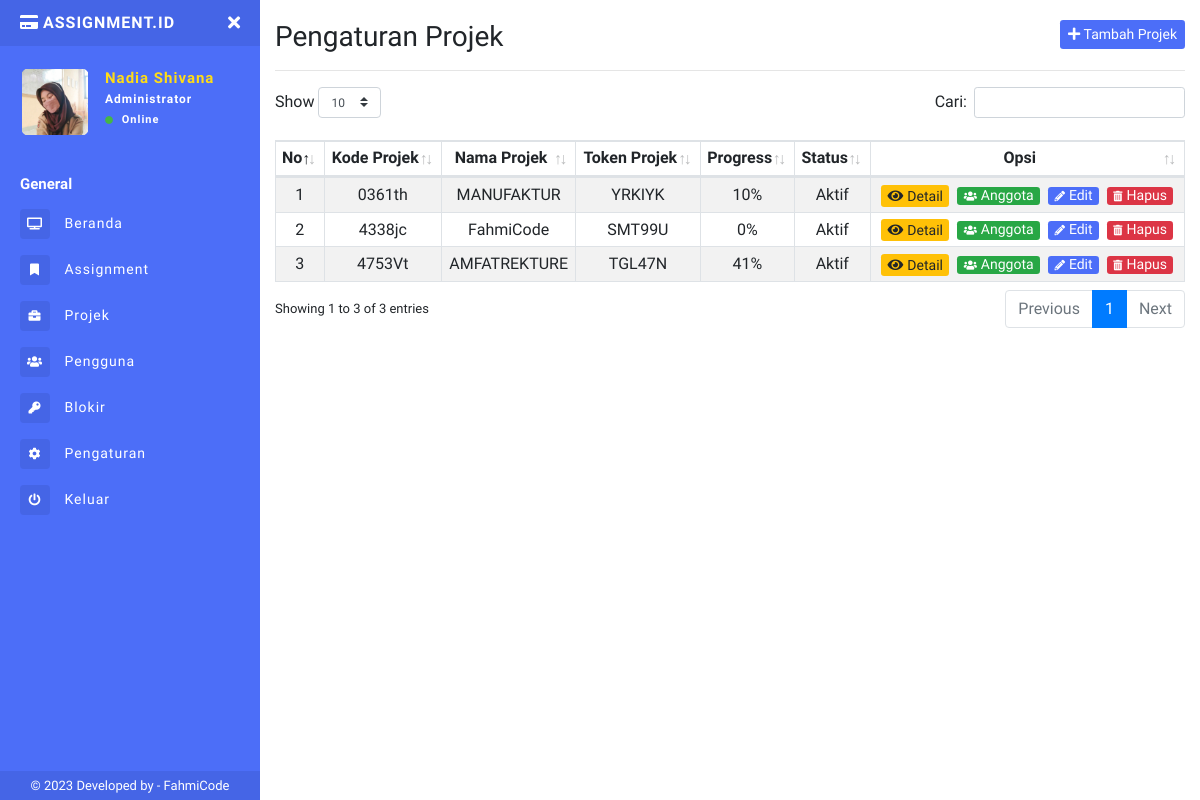
The app's page /app/projek.php (signed in) with its own data.
### tables this page shows
CREATE TABLE `tb_pengguna` (
  `id` int(11) NOT NULL,
  `nama` varchar(50) NOT NULL,
  `username` varchar(30) NOT NULL,
  `password` varchar(40) NOT NULL,
  `email` varchar(50) NOT NULL,
  `tlpn` varchar(20) NOT NULL,
  `level` enum('Member','Leader','Administrator') NOT NULL,
  `logo` varchar(40) NOT NULL,
  `status` tinyint(4) NOT NULL,
  `kd_projek` varchar(20) NOT NULL,
  `created_at` timestamp NOT NULL DEFAULT current_timestamp(),
  `update_at` datetime DEFAULT NULL
);

CREATE TABLE `tb_projek` (
  `kode_projek` char(12) NOT NULL,
  `nama` varchar(50) NOT NULL,
  `deskripsi` text NOT NULL,
  `token_projek` char(6) NOT NULL,
  `progress_projek` int(5) NOT NULL,
  `target_selesai` date DEFAULT NULL,
  `status` tinyint(4) NOT NULL,
  `created_by` varchar(10) NOT NULL,
  `created_at` date DEFAULT NULL,
  `update_at` datetime DEFAULT NULL
);

### app/projek.php (the view, shortened to what this page needs)
<?php
include 'sidebar.php';
if ($d['level'] == "Administrator") {
  $projek = "SELECT tb_pengguna.nama AS pengguna,tb_projek.kode_projek,tb_projek.nama AS projek, tb_projek.token_projek, tb_projek.deskripsi,tb_projek.progress_projek,tb_projek.target_selesai,tb_pengguna.level,tb_projek.status,tb_projek.created_at,tb_projek.update_at FROM tb_projek JOIN tb_pengguna ON tb_projek.created_by = tb_pengguna.id ORDER BY tb_projek.created_at ASC";
}
$run_projek = mysqli_query($conn, $projek);
?>
<h1 class="h3 mb-0">
  Pengaturan Projek
  <button class="btn btn-primary btn-sm border-0 float-right" type="button" data-toggle="modal" data-target="#Tambah"><i class="fa fa-plus"></i> Tambah Projek</button>
</h1>
<hr>
<table class="table table-striped table-sm table-bordered dt-responsive nowrap text-center" id="table" width="100%">
  <thead>
    <tr>
      <th>No</th>
      <th>Kode Projek</th>
      <th>Nama Projek</th>
      <th>Token Projek</th>
      <th>Progress</th>
      <th>Status</th>
      <th>Opsi</th>
    </tr>
  </thead>
  <tbody>
    <?php $no = 1;
    while ($p = mysqli_fetch_object($run_projek)) {
    ?>
      <tr>
        <td><?= $no++; ?></td>
        <td><?= $p->kode_projek; ?></td>
        <td><?= $p->projek; ?></td>
        <td><?= $p->token_projek; ?></td>
        <td><?= $p->progress_projek; ?>%</td>
        <td><?= $p->status == "1" ? "Aktif" : "Tidak Aktif"; ?></td>
        <td>
          <a href="detail-projek.php?kode=<?= $p->kode_projek; ?>" class="btn btn-warning btn-xs mr-1">
            <i class="fa fa-eye mr-1"></i>Detail
          </a>
          <a href="anggota.php?kode=<?= $p->kode_projek; ?>" class="btn btn-success btn-xs mr-1">
            <i class="fas fa-users fa-xs mr-1"></i>Anggota
          </a>
          <a href="edit-projek.php?kode=<?= $p->kode_projek ?>" class="btn btn-primary btn-xs mr-1">
            <i class="fas fa-pencil-alt fa-xs mr-1"></i>Edit
          </a>
          <?php if ($d['level'] == "Administrator") { ?>
            <a class="btn btn-danger btn-xs delete-data" href="delete/hapus-projek.php?kode=<?= $p->kode_projek; ?>">
              <i class="fas fa-trash-alt fa-xs mr-1"></i>Hapus</a>
          <?php } ?>
        </td>
      </tr>
    <?php } ?>
  </tbody>
</table>
<?php include "footer.php" ?>

### app/sidebar.php (shortened to what this page needs)
<?php
include '../connection/koneksi.php';
$query = "SELECT * FROM tb_pengguna WHERE id = '" .  $_COOKIE['id'] . "'";
$run = mysqli_query($conn, $query);
$d = mysqli_fetch_array($run);
?>
<!DOCTYPE html>
<html>
<head>
  <link rel="stylesheet" href="https://maxcdn.bootstrapcdn.com/bootstrap/4.0.0/css/bootstrap.min.css">
  <link href="../assets/css/style.css" rel="stylesheet">
  <link href="https://use.fontawesome.com/releases/v5.0.6/css/all.css" rel="stylesheet">
  <link href="../assets/vendor/datatables/dataTables.bootstrap4.min.css" rel="stylesheet">
  <link href="../assets/vendor/datatables/responsive.bootstrap4.min.css" rel="stylesheet">
</head>
<body>
  <div class="page-wrapper chiller-theme toggled">
    <nav id="sidebar" class="sidebar-wrapper">
      <div class="sidebar-content">
        <div class="sidebar-brand">
          <a href="./"><i class="fa fa-credit-card mr-1 text-uppercase"></i>assignment.id</a>
          <div id="close-sidebar">
            <i class="fas fa-times"></i>
          </div>
        </div>
        <div class="sidebar-header">
          <div class="user-pic" style="height:70px;width:70px;">
            <img class="img-responsive img-rounded" src="../uploads/profil/<?= $d['logo']; ?>" alt="User picture">
          </div>
          <div class="user-info">
            <span class="user-name"><?= $d['nama']; ?>
            </span>
            <span class="user-role"><?= $d['level'] ?> <?= $d['level'] != 'Administrator' ? 'Team' : '' ?></span>
            <span class="user-status">
              <i class="fa fa-circle"></i>
              <span>Online</span>
            </span>
          </div>
        </div>
        <div class="sidebar-menu">
          <ul>
            <li class="header-menu">
              <span>General</span>
            </li>
            <li>
              <a href="index.php">
                <i class="fas fa-tv"></i>
                <span>Beranda</span>
              </a>
            </li>
            <li>
              <a href="info-task.php">
                <i class="fa fa-fw fa-bookmark"></i>
                <span>Assignment</span>
              </a>
            </li>
            <?php
            if ($d['level'] == "Administrator" || $d['level'] == "Leader") { ?>
              <li class="nav-item">
                <a class="nav-link collapsed" href="#" data-toggle="collapse" data-target="#collapseTwo" aria-expanded="true" aria-controls="collapseTwo">
                  <i class="fa fa-briefcase"></i>
                  <span>Projek</span>
                </a>
              </li>
            <?php } ?>
            <?php
            if ($d['level'] == "Administrator") { ?>
              <li>
                <a href="pengguna.php">
                  <i class="fas fa-users"></i>
                  <span>Pengguna</span>
                </a>
              </li>
              <li>
                <a href="daftar-blokir.php">
                  <i class="fas fa-key"></i>
                  <span>Blokir</span>
                </a>
              </li>
            <?php  }  ?>
            <li>
              <a href="pengaturan.php">
                <i class="fa fa-cog"></i>
                <span>Pengaturan</span>
              </a>
            </li>
            <li>
              <a href="#Exit" data-toggle="modal">
                <i class="fa fa-power-off"></i>
                <span>Keluar</span>
              </a>
            </li>
          </ul>
        </div>
      </div>
      <div class="sidebar-footer">
        © 2023 Developed by - <a target="_blank" rel="noopener noreferrer" href="https://fahmi965.000webhostapp.com/Portofolio.html">
          FahmiCode</a>
      </div>
    </nav>
    <main class="page-content">
      <div class="container-fluid">
        <div class="d-block d-sm-block d-md-none d-lg-none py-2"></div>

### records on screen
tb_pengguna: logo (picture), nama "Nadia Shivana", level "Administrator", tb_projek.kode_projek "0361th", tb_projek.nama "MANUFAKTUR", tb_projek.token_projek "YRKIYK", tb_projek.progress_projek "10", tb_projek.kode_projek "4338jc", tb_projek.nama "FahmiCode", tb_projek.token_projek "SMT99U", tb_projek.progress_projek "0", tb_projek.kode_projek "4753Vt", tb_projek.nama "AMFATREKTURE", tb_projek.token_projek "TGL47N", tb_projek.progress_projek "41"
